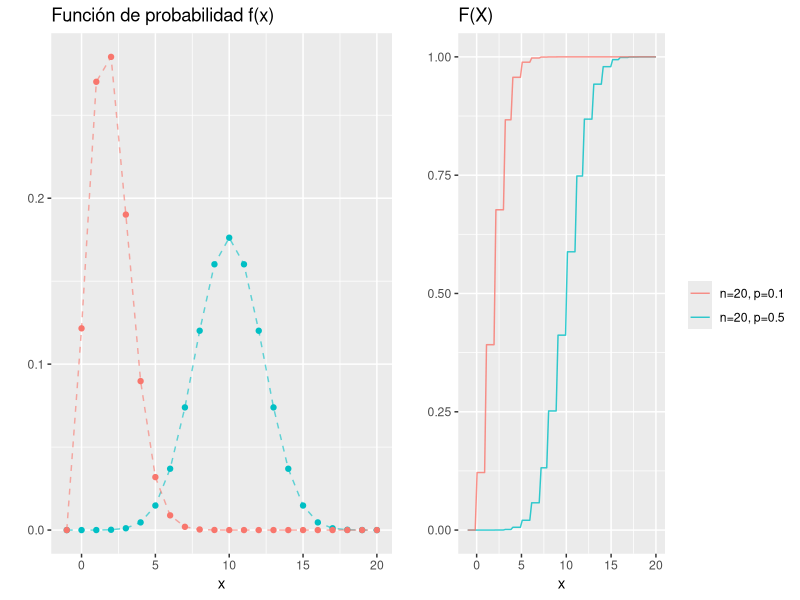
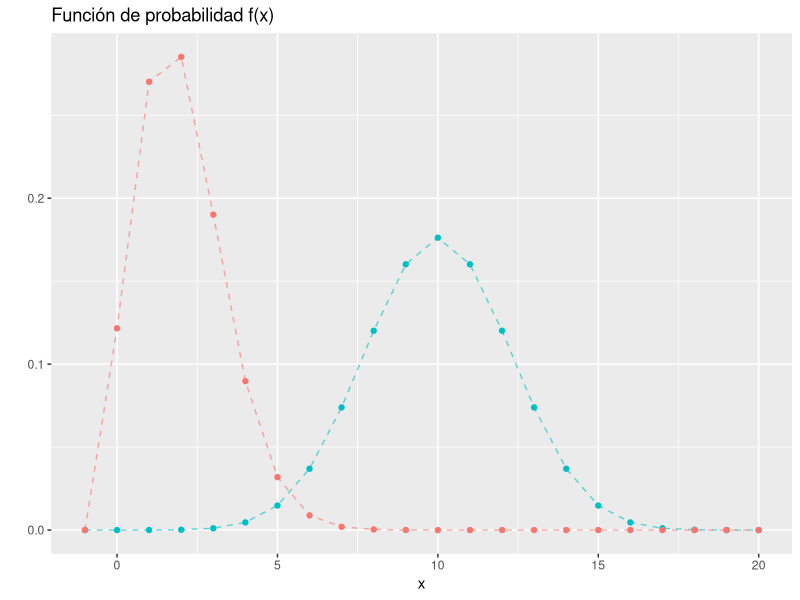
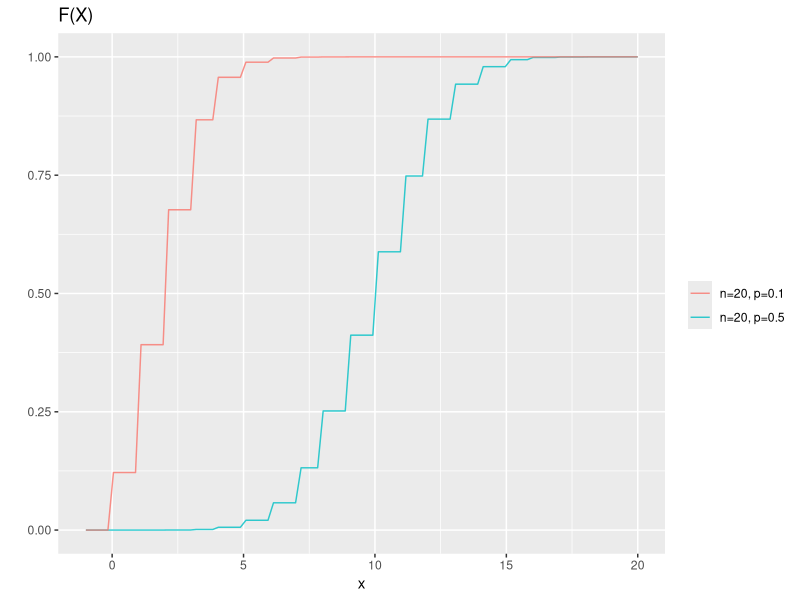

These figures' R source, in order: (Note: this script raises an error after producing the figures.)
## ---- chunk 1

library(dplyr)
library(kableExtra)

mitabla <- data.frame(x=c(0,1), P=c("p","1-p"))
colnames(mitabla) <- c("x","f(x)")
kable(mitabla, "latex") %>% 
  kable_styling(full_width = F,latex_options = "HOLD_position")

## ---- chunk 2
library(gridExtra)
library(ggplot2)
densidades <- ggplot(data.frame(x = -1:20)) +
  geom_point(aes(x = x, y = dbinom(x, size = 20, prob = 0.5), color = "n=20;p=0.5"), 
      show.legend = FALSE) +
  geom_path(aes(x = x, y = dbinom(x, size = 20, prob = 0.5), color = "n=20;p=0.5"), 
      alpha = 0.6, linetype = "dashed", show.legend = FALSE) + 
  geom_point(aes(x = x, y = dbinom(x, size = 20, prob = 0.1), color = "n=20;p=0.1"), 
      show.legend = FALSE) +
  geom_path(aes(x = x, y = dbinom(x, size = 20, prob = 0.1), color = "n=20;p=0.1"), 
      alpha = 0.6, linetype = "dashed", show.legend = FALSE) + 
  labs(color = "", y  = "", title = "Función de probabilidad f(x)")
dists <- ggplot(data.frame(x = -1:20), aes(x)) + 
    stat_function(fun = pbinom, args = list(size = 20, prob = 0.5), 
        aes(colour = "n=20, p=0.5"), alpha = 0.8) +
    stat_function(fun = pbinom, args = list(size = 20, prob = 0.1), 
        aes(colour = "n=20, p=0.1"), alpha = 0.8) +
    labs(y = "", title = "F(X)", color = "")
grid.arrange(densidades, dists, ncol = 2, newpage = FALSE)
## ---- chunk 3
dbinom(1, 20, 0.1)
## ---- chunk 4
pbinom(1, 20, 0.1)
## ---- chunk 5
# Calculo de probabilidades para x=1 a x=10
dbinom(1:10, 20, 0.1)

# Suma de probabilidades:
sum(dbinom(1:10, 20, 0.1))
## ---- chunk 6
# P(X>8) = 1-F(8)
1 - pbinom(8, 20, 0.1)
## ---- chunk 7
dbinom(5,10, 0.15)
## ---- chunk 8
pbinom(5,10, 0.15) 
## ---- chunk 9
# n*p
10*0.15
## ---- chunk 10
# n*p*(1-p)
10*0.15*(1-0.15)
## ---- chunk 11
knitr::include_graphics("img_MDis/exp_hipergeom.png")
## ---- chunk 12
library(gridExtra)
library(ggplot2)
densidades <- ggplot(data.frame(x = -1:15)) +
  geom_point(aes(x = x, y = dhyper(x,30, 30, 10), color = "M1=30, M2=30, n=10"), 
      show.legend = FALSE) +
  geom_path(aes(x = x, y = dhyper(x, 30, 30, 10), color = "M1=30, M2=30, n=10"), 
      alpha = 0.6, linetype = "dashed", show.legend = FALSE) + 
  geom_point(aes(x = x, y = dhyper(x, 20, 40, 10), color = "M1=20, M2=40, n=10"), 
      show.legend = FALSE) +
  geom_path(aes(x = x, y = dhyper(x, 20, 40, 10), color = "M1=20, M2=40, n=10"), 
      alpha = 0.6, linetype = "dashed", show.legend = FALSE) + 
  geom_point(aes(x = x, y = dhyper(x,40, 20, 10), color = "M1=10, M2=50, n=10"), 
      show.legend = FALSE) +
  geom_path(aes(x = x, y = dhyper(x, 40, 20, 10), color = "M1=10, M2=50, n=10"), 
      alpha = 0.6, linetype = "dashed", show.legend = FALSE) + 
  labs(color = "", y  = "", title = "Función de probabilidad f(x)")
dists <- ggplot(data.frame(x = -1:20), aes(x)) + 
    stat_function(fun = phyper, args = list(30, 30, 10), 
        aes(colour = "M1=30, M2=30, n=10"), alpha = 0.8) +
    stat_function(fun = phyper, args = list(20, 40, 10), 
        aes(colour = "M1=20, M2=40, n=10"), alpha = 0.8) +
  stat_function(fun = phyper, args = list(10, 50, 10), 
        aes(colour = "M1=10, M2=50, n=10"), alpha = 0.8) +
    labs(y = "", title = "F(X)", color = "")
grid.arrange(densidades, dists, ncol = 2, newpage = FALSE)
## ---- chunk 13
N = 50 # total
r = 10 # éxitos. (desaprobar)
n = 5 # tamaño de la muestra obtenida de m+n.

M1 = r # éxitos en total
M2 = N-r # Los fracasos en total.

M1+M2 # = N

# La probabilidad de que ninguno seá éxito (x=0):
dhyper(x=0, M1, M2, n)
## ---- chunk 14
dhyper(2, M1, M2, n)
## ---- chunk 15
phyper(2, M1, M2, n)
## ---- chunk 16
sum(dhyper(1:5, M1, M2, n))
## ---- chunk 17
1 - phyper(2, M1, M2, n)
## ---- chunk 18
densidades <- ggplot(data.frame(x = -1:20)) +
  geom_point(aes(x = x, y = dpois(x, lambda = 4), color = "lambda=4"), show.legend = FALSE) +
  geom_path(aes(x = x, y = dpois(x, lambda = 4), color = "lambda=4"), 
      alpha = 0.6, linetype = "dashed", show.legend = FALSE) + 
  geom_point(aes(x = x, y = dpois(x, lambda = 10), color = "lambda=10"), show.legend = FALSE) +
  geom_path(aes(x = x, y = dpois(x, lambda = 10), color = "lambda=10"), 
      alpha = 0.6, linetype = "dashed", show.legend = FALSE) +
  labs(color = "", y = "", title = "Función de probabilidad f(x)")
dists <- ggplot(data.frame(x = -1:20), aes(x)) + 
    stat_function(fun = ppois, args = list(lambda = 4), 
        aes(colour = "lambda=4"), alpha = 0.8) +
    stat_function(fun = ppois, args = list(lambda = 10), 
        aes(colour = "lambda=10"), alpha = 0.8) +
    labs(y = "", title = "F(X)", color = "")
grid.arrange(densidades, dists, ncol = 2, newpage = FALSE)
## ---- chunk 19
dpois(5,lambda=2)
## ---- chunk 20
ppois(5,lambda=2)
## ---- chunk 21
dpois(0,lambda=2)
## ---- chunk 22
dpois(1,lambda=2)
